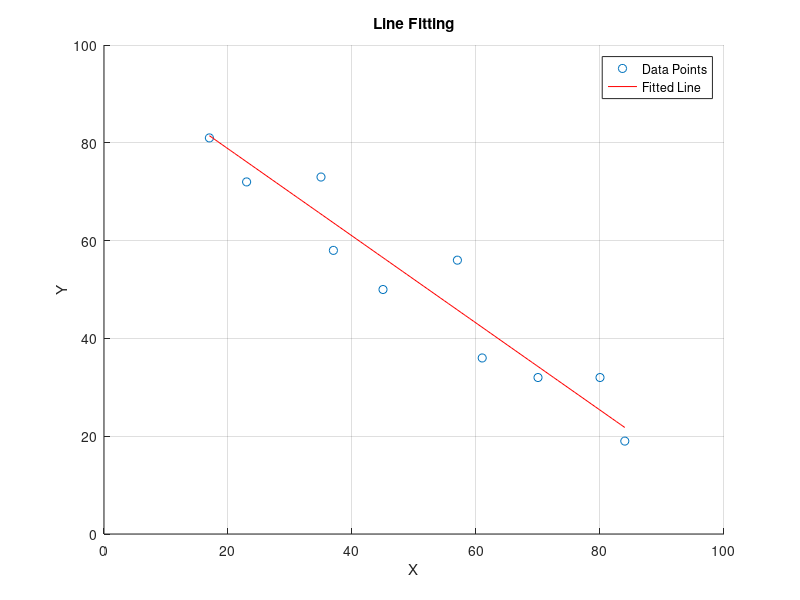

Recreate this plot in MATLAB.
% Coordinates to be fitted
x = [17 23 35 37 45 57 61 70 80 84];
y = [81 72 73 58 50 56 36 32 32 19];

% Matrix A computed from part 2
n = length(x);
A = [sum(x.^2) sum(x.*y) sum(x);
     sum(x.*y) sum(y.^2) sum(y);
     sum(x) sum(y) n];

% Compute eigenvectors and eigenvalues
[V, D] = eig(A);

% Extract the eigenvector corresponding to the smallest eigenvalue
[min_eigenvalue, min_eigenvalue_index] = min(diag(D));
min_eigenvector = V(:, min_eigenvalue_index);

% Extract coefficients a, b, c
a = min_eigenvector(1);
b = min_eigenvector(2);
c = min_eigenvector(3);

% Visualize the points and fitted line
figure;
scatter(x, y, 'o', 'DisplayName', 'Data Points');
hold on;

% Fitted line equation: ax + by + c = 0
fitted_line = @(x) (-a/b)*x - c/b;
x_range = linspace(min(x), max(x), 100);
plot(x_range, fitted_line(x_range), 'r', 'DisplayName', 'Fitted Line');

title('Line Fitting');
xlabel('X');
ylabel('Y');
legend('show');
grid on;
hold off;

% Display coefficients
fprintf('Coefficients: a = %.4f, b = %.4f, c = %.4f\n', a, b, c);